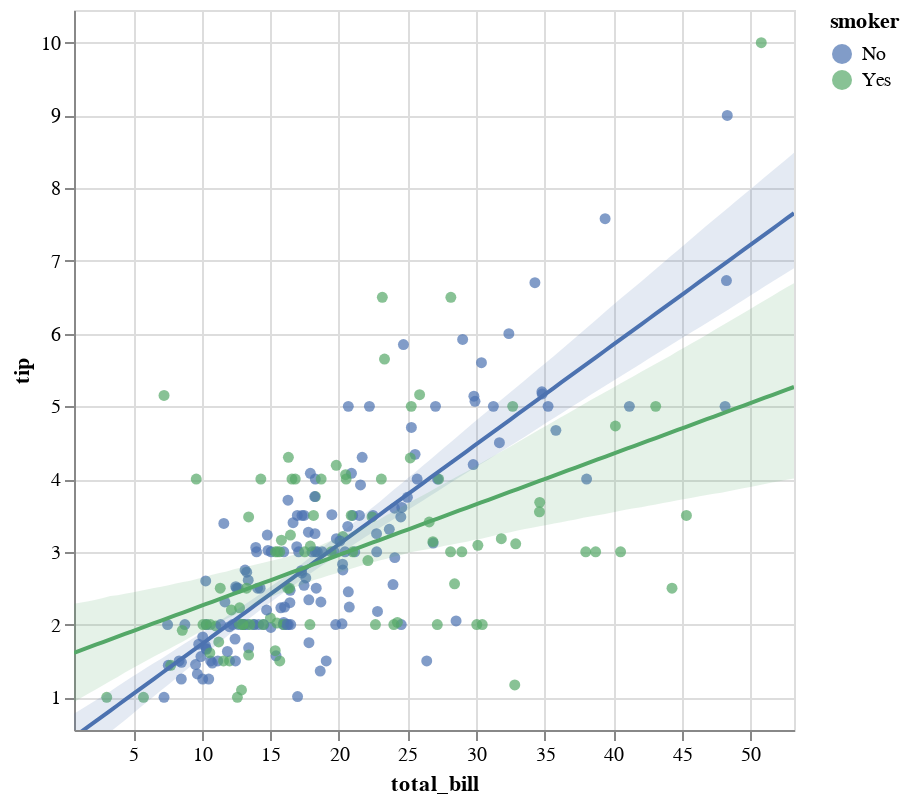

Notebook source saved alongside this figure:
### Code cell
display(salt.lmplot(x="total_bill", y="tip", hue="smoker", data=tips))
g = sns.lmplot(x="total_bill", y="tip", hue="smoker", data=tips, markers=["o", "x"])

### Figure 1 — Vega-Lite specification as saved in the notebook (floating-point values rounded to 4 significant figures; data arrays with more than 128 entries replaced by an {"elided": "..."} marker saying what was removed)
{"$schema": "https://vega.github.io/schema/vega-lite/v2.4.1.json", "config": {"view": {"height": 300, "width": 400}}, "height": 360, "layer": [{"data": {"values": {"elided": "244 records"}}, "encoding": {"color": {"field": "smoker", "scale": {"domain": ["No", "Yes"], "range": ["rgba(76.0,114.0,176.0,1)", "rgba(85.0,168.0,104.0,1)", "rgba(196.0,78.0,82.0,1)", "rgba(129.0,114.0,178.0,1)", "rgba(204.0,185.0,116.0,1)", "rgba(100.0,181.0,205.0,1)"]}, "type": "nominal"}, "x": {"axis": {"title": "total_bill"}, "field": "total_bill", "scale": {"domain": [0.683, 53.2], "nice": false}, "type": "quantitative"}, "y": {"axis": {"title": "tip"}, "field": "tip", "scale": {"domain": [0.55, 10.45], "nice": false}, "type": "quantitative"}}, "mark": {"clip": true, "type": "circle"}}, {"data": {"values": [{"x": 0.683, "y": 0.4537}, {"x": 1.213, "y": 0.5265}, {"x": 1.744, "y": 0.5993}, {"x": 2.274, "y": 0.672}, {"x": 2.805, "y": 0.7448}, {"x": 3.335, "y": 0.8175}, {"x": 3.866, "y": 0.8903}, {"x": 4.396, "y": 0.963}, {"x": 4.927, "y": 1.036}, {"x": 5.457, "y": 1.109}, {"x": 5.987, "y": 1.181}, {"x": 6.518, "y": 1.254}, {"x": 7.048, "y": 1.327}, {"x": 7.579, "y": 1.4}, {"x": 8.109, "y": 1.472}, {"x": 8.64, "y": 1.545}, {"x": 9.17, "y": 1.618}, {"x": 9.701, "y": 1.691}, {"x": 10.23, "y": 1.763}, {"x": 10.76, "y": 1.836}, {"x": 11.29, "y": 1.909}, {"x": 11.82, "y": 1.982}, {"x": 12.35, "y": 2.054}, {"x": 12.88, "y": 2.127}, {"x": 13.41, "y": 2.2}, {"x": 13.94, "y": 2.273}, {"x": 14.47, "y": 2.345}, {"x": 15.01, "y": 2.418}, {"x": 15.54, "y": 2.491}, {"x": 16.07, "y": 2.564}, {"x": 16.6, "y": 2.636}, {"x": 17.13, "y": 2.709}, {"x": 17.66, "y": 2.782}, {"x": 18.19, "y": 2.855}, {"x": 18.72, "y": 2.927}, {"x": 19.25, "y": 3.0}, {"x": 19.78, "y": 3.073}, {"x": 20.31, "y": 3.146}, {"x": 20.84, "y": 3.218}, {"x": 21.37, "y": 3.291}, {"x": 21.9, "y": 3.364}, {"x": 22.43, "y": 3.437}, {"x": 22.96, "y": 3.509}, {"x": 23.49, "y": 3.582}, {"x": 24.02, "y": 3.655}, {"x": 24.55, "y": 3.728}, {"x": 25.08, "y": 3.8}, {"x": 25.61, "y": 3.873}, {"x": 26.14, "y": 3.946}, {"x": 26.67, "y": 4.019}, {"x": 27.21, "y": 4.091}, {"x": 27.74, "y": 4.164}, {"x": 28.27, "y": 4.237}, {"x": 28.8, "y": 4.31}, {"x": 29.33, "y": 4.382}, {"x": 29.86, "y": 4.455}, {"x": 30.39, "y": 4.528}, {"x": 30.92, "y": 4.601}, {"x": 31.45, "y": 4.673}, {"x": 31.98, "y": 4.746}, {"x": 32.51, "y": 4.819}, {"x": 33.04, "y": 4.892}, {"x": 33.57, "y": 4.964}, {"x": 34.1, "y": 5.037}, {"x": 34.63, "y": 5.11}, {"x": 35.16, "y": 5.183}, {"x": 35.69, "y": 5.255}, {"x": 36.22, "y": 5.328}, {"x": 36.75, "y": 5.401}, {"x": 37.28, "y": 5.474}, {"x": 37.81, "y": 5.546}, {"x": 38.34, "y": 5.619}, {"x": 38.88, "y": 5.692}, {"x": 39.41, "y": 5.765}, {"x": 39.94, "y": 5.838}, {"x": 40.47, "y": 5.91}, {"x": 41.0, "y": 5.983}, {"x": 41.53, "y": 6.056}, {"x": 42.06, "y": 6.129}, {"x": 42.59, "y": 6.201}, {"x": 43.12, "y": 6.274}, {"x": 43.65, "y": 6.347}, {"x": 44.18, "y": 6.42}, {"x": 44.71, "y": 6.492}, {"x": 45.24, "y": 6.565}, {"x": 45.77, "y": 6.638}, {"x": 46.3, "y": 6.711}, {"x": 46.83, "y": 6.783}, {"x": 47.36, "y": 6.856}, {"x": 47.89, "y": 6.929}, {"x": 48.42, "y": 7.002}, {"x": 48.95, "y": 7.074}, {"x": 49.48, "y": 7.147}, {"x": 50.01, "y": 7.22}, {"x": 50.54, "y": 7.293}, {"x": 51.08, "y": 7.365}, {"x": 51.61, "y": 7.438}, {"x": 52.14, "y": 7.511}, {"x": 52.67, "y": 7.584}, {"x": 53.2, "y": 7.656}]}, "encoding": {"color": {"value": "rgba(76.0,114.0,176.0,1)"}, "x": {"field": "x", "scale": {"domain": [0.683, 53.2], "nice": false}, "type": "quantitative"}, "y": {"field": "y", "scale": {"domain": [0.55, 10.45], "nice": false}, "type": "quantitative"}}, "mark": {"clip": true, "type": "line"}}, {"data": {"values": [{"x": 0.683, "y1": 0.1046, "y2": 0.7717}, {"x": 1.213, "y1": 0.1901, "y2": 0.8358}, {"x": 1.744, "y1": 0.2738, "y2": 0.8986}, {"x": 2.274, "y1": 0.3563, "y2": 0.9605}, {"x": 2.805, "y1": 0.4413, "y2": 1.02}, {"x": 3.335, "y1": 0.5253, "y2": 1.084}, {"x": 3.866, "y1": 0.6049, "y2": 1.15}, {"x": 4.396, "y1": 0.6846, "y2": 1.216}, {"x": 4.927, "y1": 0.7673, "y2": 1.281}, {"x": 5.457, "y1": 0.852, "y2": 1.345}, {"x": 5.987, "y1": 0.9332, "y2": 1.409}, {"x": 6.518, "y1": 1.014, "y2": 1.47}, {"x": 7.048, "y1": 1.096, "y2": 1.531}, {"x": 7.579, "y1": 1.177, "y2": 1.596}, {"x": 8.109, "y1": 1.258, "y2": 1.66}, {"x": 8.64, "y1": 1.339, "y2": 1.725}, {"x": 9.17, "y1": 1.422, "y2": 1.787}, {"x": 9.701, "y1": 1.503, "y2": 1.852}, {"x": 10.23, "y1": 1.589, "y2": 1.919}, {"x": 10.76, "y1": 1.672, "y2": 1.983}, {"x": 11.29, "y1": 1.754, "y2": 2.047}, {"x": 11.82, "y1": 1.835, "y2": 2.114}, {"x": 12.35, "y1": 1.916, "y2": 2.18}, {"x": 12.88, "y1": 1.995, "y2": 2.245}, {"x": 13.41, "y1": 2.075, "y2": 2.311}, {"x": 13.94, "y1": 2.153, "y2": 2.379}, {"x": 14.47, "y1": 2.23, "y2": 2.45}, {"x": 15.01, "y1": 2.302, "y2": 2.52}, {"x": 15.54, "y1": 2.377, "y2": 2.59}, {"x": 16.07, "y1": 2.451, "y2": 2.658}, {"x": 16.6, "y1": 2.524, "y2": 2.736}, {"x": 17.13, "y1": 2.595, "y2": 2.809}, {"x": 17.66, "y1": 2.666, "y2": 2.887}, {"x": 18.19, "y1": 2.735, "y2": 2.967}, {"x": 18.72, "y1": 2.804, "y2": 3.043}, {"x": 19.25, "y1": 2.871, "y2": 3.124}, {"x": 19.78, "y1": 2.939, "y2": 3.205}, {"x": 20.31, "y1": 3.006, "y2": 3.285}, {"x": 20.84, "y1": 3.069, "y2": 3.365}, {"x": 21.37, "y1": 3.135, "y2": 3.445}, {"x": 21.9, "y1": 3.199, "y2": 3.525}, {"x": 22.43, "y1": 3.263, "y2": 3.606}, {"x": 22.96, "y1": 3.328, "y2": 3.687}, {"x": 23.49, "y1": 3.389, "y2": 3.772}, {"x": 24.02, "y1": 3.453, "y2": 3.856}, {"x": 24.55, "y1": 3.519, "y2": 3.936}, {"x": 25.08, "y1": 3.582, "y2": 4.022}, {"x": 25.61, "y1": 3.645, "y2": 4.103}, {"x": 26.14, "y1": 3.707, "y2": 4.187}, {"x": 26.67, "y1": 3.769, "y2": 4.271}, {"x": 27.21, "y1": 3.833, "y2": 4.355}, {"x": 27.74, "y1": 3.898, "y2": 4.44}, {"x": 28.27, "y1": 3.963, "y2": 4.525}, {"x": 28.8, "y1": 4.025, "y2": 4.61}, {"x": 29.33, "y1": 4.088, "y2": 4.695}, {"x": 29.86, "y1": 4.149, "y2": 4.78}, {"x": 30.39, "y1": 4.21, "y2": 4.865}, {"x": 30.92, "y1": 4.271, "y2": 4.947}, {"x": 31.45, "y1": 4.335, "y2": 5.03}, {"x": 31.98, "y1": 4.396, "y2": 5.113}, {"x": 32.51, "y1": 4.458, "y2": 5.196}, {"x": 33.04, "y1": 4.52, "y2": 5.278}, {"x": 33.57, "y1": 4.583, "y2": 5.361}, {"x": 34.1, "y1": 4.648, "y2": 5.443}, {"x": 34.63, "y1": 4.713, "y2": 5.526}, {"x": 35.16, "y1": 4.777, "y2": 5.609}, {"x": 35.69, "y1": 4.839, "y2": 5.692}, {"x": 36.22, "y1": 4.903, "y2": 5.777}, {"x": 36.75, "y1": 4.967, "y2": 5.863}, {"x": 37.28, "y1": 5.03, "y2": 5.95}, {"x": 37.81, "y1": 5.092, "y2": 6.036}, {"x": 38.34, "y1": 5.155, "y2": 6.123}, {"x": 38.88, "y1": 5.217, "y2": 6.21}, {"x": 39.41, "y1": 5.279, "y2": 6.296}, {"x": 39.94, "y1": 5.342, "y2": 6.383}, {"x": 40.47, "y1": 5.404, "y2": 6.468}, {"x": 41.0, "y1": 5.466, "y2": 6.551}, {"x": 41.53, "y1": 5.529, "y2": 6.634}, {"x": 42.06, "y1": 5.591, "y2": 6.717}, {"x": 42.59, "y1": 5.653, "y2": 6.803}, {"x": 43.12, "y1": 5.716, "y2": 6.888}, {"x": 43.65, "y1": 5.778, "y2": 6.974}, {"x": 44.18, "y1": 5.84, "y2": 7.059}, {"x": 44.71, "y1": 5.902, "y2": 7.145}, {"x": 45.24, "y1": 5.963, "y2": 7.23}, {"x": 45.77, "y1": 6.024, "y2": 7.316}, {"x": 46.3, "y1": 6.086, "y2": 7.401}, {"x": 46.83, "y1": 6.147, "y2": 7.486}, {"x": 47.36, "y1": 6.208, "y2": 7.569}, {"x": 47.89, "y1": 6.27, "y2": 7.653}, {"x": 48.42, "y1": 6.334, "y2": 7.736}, {"x": 48.95, "y1": 6.397, "y2": 7.819}, {"x": 49.48, "y1": 6.461, "y2": 7.902}, {"x": 50.01, "y1": 6.524, "y2": 7.986}, {"x": 50.54, "y1": 6.588, "y2": 8.069}, {"x": 51.08, "y1": 6.65, "y2": 8.152}, {"x": 51.61, "y1": 6.712, "y2": 8.236}, {"x": 52.14, "y1": 6.774, "y2": 8.319}, {"x": 52.67, "y1": 6.836, "y2": 8.402}, {"x": 53.2, "y1": 6.898, "y2": 8.485}]}, "encoding": {"color": {"value": "rgba(76.0,114.0,176.0,1)"}, "opacity": {"value": 0.15}, "x": {"field": "x", "scale": {"domain": [0.683, 53.2], "nice": false}, "type": "quantitative"}, "y": {"field": "y1", "scale": {"domain": [0.55, 10.45], "nice": false}, "type": "quantitative"}, "y2": {"field": "y2", "type": "quantitative"}}, "mark": {"clip": true, "type": "area"}}, {"data": {"values": [{"x": 0.683, "y": 1.612}, {"x": 1.213, "y": 1.649}, {"x": 1.744, "y": 1.686}, {"x": 2.274, "y": 1.723}, {"x": 2.805, "y": 1.759}, {"x": 3.335, "y": 1.796}, {"x": 3.866, "y": 1.833}, {"x": 4.396, "y": 1.87}, {"x": 4.927, "y": 1.907}, {"x": 5.457, "y": 1.944}, {"x": 5.987, "y": 1.981}, {"x": 6.518, "y": 2.018}, {"x": 7.048, "y": 2.055}, {"x": 7.579, "y": 2.092}, {"x": 8.109, "y": 2.129}, {"x": 8.64, "y": 2.166}, {"x": 9.17, "y": 2.202}, {"x": 9.701, "y": 2.239}, {"x": 10.23, "y": 2.276}, {"x": 10.76, "y": 2.313}, {"x": 11.29, "y": 2.35}, {"x": 11.82, "y": 2.387}, {"x": 12.35, "y": 2.424}, {"x": 12.88, "y": 2.461}, {"x": 13.41, "y": 2.498}, {"x": 13.94, "y": 2.535}, {"x": 14.47, "y": 2.572}, {"x": 15.01, "y": 2.608}, {"x": 15.54, "y": 2.645}, {"x": 16.07, "y": 2.682}, {"x": 16.6, "y": 2.719}, {"x": 17.13, "y": 2.756}, {"x": 17.66, "y": 2.793}, {"x": 18.19, "y": 2.83}, {"x": 18.72, "y": 2.867}, {"x": 19.25, "y": 2.904}, {"x": 19.78, "y": 2.941}, {"x": 20.31, "y": 2.978}, {"x": 20.84, "y": 3.015}, {"x": 21.37, "y": 3.051}, {"x": 21.9, "y": 3.088}, {"x": 22.43, "y": 3.125}, {"x": 22.96, "y": 3.162}, {"x": 23.49, "y": 3.199}, {"x": 24.02, "y": 3.236}, {"x": 24.55, "y": 3.273}, {"x": 25.08, "y": 3.31}, {"x": 25.61, "y": 3.347}, {"x": 26.14, "y": 3.384}, {"x": 26.67, "y": 3.421}, {"x": 27.21, "y": 3.457}, {"x": 27.74, "y": 3.494}, {"x": 28.27, "y": 3.531}, {"x": 28.8, "y": 3.568}, {"x": 29.33, "y": 3.605}, {"x": 29.86, "y": 3.642}, {"x": 30.39, "y": 3.679}, {"x": 30.92, "y": 3.716}, {"x": 31.45, "y": 3.753}, {"x": 31.98, "y": 3.79}, {"x": 32.51, "y": 3.827}, {"x": 33.04, "y": 3.864}, {"x": 33.57, "y": 3.9}, {"x": 34.1, "y": 3.937}, {"x": 34.63, "y": 3.974}, {"x": 35.16, "y": 4.011}, {"x": 35.69, "y": 4.048}, {"x": 36.22, "y": 4.085}, {"x": 36.75, "y": 4.122}, {"x": 37.28, "y": 4.159}, {"x": 37.81, "y": 4.196}, {"x": 38.34, "y": 4.233}, {"x": 38.88, "y": 4.27}, {"x": 39.41, "y": 4.307}, {"x": 39.94, "y": 4.343}, {"x": 40.47, "y": 4.38}, {"x": 41.0, "y": 4.417}, {"x": 41.53, "y": 4.454}, {"x": 42.06, "y": 4.491}, {"x": 42.59, "y": 4.528}, {"x": 43.12, "y": 4.565}, {"x": 43.65, "y": 4.602}, {"x": 44.18, "y": 4.639}, {"x": 44.71, "y": 4.676}, {"x": 45.24, "y": 4.713}, {"x": 45.77, "y": 4.749}, {"x": 46.3, "y": 4.786}, {"x": 46.83, "y": 4.823}, {"x": 47.36, "y": 4.86}, {"x": 47.89, "y": 4.897}, {"x": 48.42, "y": 4.934}, {"x": 48.95, "y": 4.971}, {"x": 49.48, "y": 5.008}, {"x": 50.01, "y": 5.045}, {"x": 50.54, "y": 5.082}, {"x": 51.08, "y": 5.119}, {"x": 51.61, "y": 5.156}, {"x": 52.14, "y": 5.192}, {"x": 52.67, "y": 5.229}, {"x": 53.2, "y": 5.266}]}, "encoding": {"color": {"value": "rgba(85.0,168.0,104.0,1)"}, "x": {"field": "x", "scale": {"domain": [0.683, 53.2], "nice": false}, "type": "quantitative"}, "y": {"field": "y", "scale": {"domain": [0.55, 10.45], "nice": false}, "type": "quantitative"}}, "mark": {"clip": true, "type": "line"}}, {"data": {"values": [{"x": 0.683, "y1": 0.9364, "y2": 2.286}, {"x": 1.213, "y1": 0.9951, "y2": 2.302}, {"x": 1.744, "y1": 1.05, "y2": 2.322}, {"x": 2.274, "y1": 1.106, "y2": 2.341}, {"x": 2.805, "y1": 1.166, "y2": 2.366}, {"x": 3.335, "y1": 1.222, "y2": 2.391}, {"x": 3.866, "y1": 1.278, "y2": 2.404}, {"x": 4.396, "y1": 1.34, "y2": 2.422}, {"x": 4.927, "y1": 1.397, "y2": 2.442}, {"x": 5.457, "y1": 1.45, "y2": 2.462}, {"x": 5.987, "y1": 1.504, "y2": 2.482}, {"x": 6.518, "y1": 1.559, "y2": 2.501}, {"x": 7.048, "y1": 1.611, "y2": 2.518}, {"x": 7.579, "y1": 1.662, "y2": 2.541}, {"x": 8.109, "y1": 1.715, "y2": 2.563}, {"x": 8.64, "y1": 1.768, "y2": 2.584}, {"x": 9.17, "y1": 1.824, "y2": 2.604}, {"x": 9.701, "y1": 1.882, "y2": 2.629}, {"x": 10.23, "y1": 1.93, "y2": 2.652}, {"x": 10.76, "y1": 1.973, "y2": 2.683}, {"x": 11.29, "y1": 2.023, "y2": 2.707}, {"x": 11.82, "y1": 2.078, "y2": 2.731}, {"x": 12.35, "y1": 2.128, "y2": 2.761}, {"x": 12.88, "y1": 2.177, "y2": 2.786}, {"x": 13.41, "y1": 2.225, "y2": 2.803}, {"x": 13.94, "y1": 2.276, "y2": 2.826}, {"x": 14.47, "y1": 2.329, "y2": 2.85}, {"x": 15.01, "y1": 2.378, "y2": 2.873}, {"x": 15.54, "y1": 2.415, "y2": 2.898}, {"x": 16.07, "y1": 2.455, "y2": 2.924}, {"x": 16.6, "y1": 2.495, "y2": 2.953}, {"x": 17.13, "y1": 2.535, "y2": 2.985}, {"x": 17.66, "y1": 2.571, "y2": 3.016}, {"x": 18.19, "y1": 2.613, "y2": 3.048}, {"x": 18.72, "y1": 2.641, "y2": 3.093}, {"x": 19.25, "y1": 2.673, "y2": 3.137}, {"x": 19.78, "y1": 2.702, "y2": 3.175}, {"x": 20.31, "y1": 2.733, "y2": 3.215}, {"x": 20.84, "y1": 2.763, "y2": 3.266}, {"x": 21.37, "y1": 2.794, "y2": 3.31}, {"x": 21.9, "y1": 2.826, "y2": 3.352}, {"x": 22.43, "y1": 2.854, "y2": 3.398}, {"x": 22.96, "y1": 2.881, "y2": 3.444}, {"x": 23.49, "y1": 2.906, "y2": 3.505}, {"x": 24.02, "y1": 2.936, "y2": 3.555}, {"x": 24.55, "y1": 2.957, "y2": 3.617}, {"x": 25.08, "y1": 2.987, "y2": 3.67}, {"x": 25.61, "y1": 3.008, "y2": 3.728}, {"x": 26.14, "y1": 3.026, "y2": 3.778}, {"x": 26.67, "y1": 3.043, "y2": 3.834}, {"x": 27.21, "y1": 3.059, "y2": 3.891}, {"x": 27.74, "y1": 3.084, "y2": 3.943}, {"x": 28.27, "y1": 3.102, "y2": 3.999}, {"x": 28.8, "y1": 3.121, "y2": 4.052}, {"x": 29.33, "y1": 3.139, "y2": 4.106}, {"x": 29.86, "y1": 3.163, "y2": 4.163}, {"x": 30.39, "y1": 3.18, "y2": 4.222}, {"x": 30.92, "y1": 3.204, "y2": 4.279}, {"x": 31.45, "y1": 3.229, "y2": 4.335}, {"x": 31.98, "y1": 3.249, "y2": 4.393}, {"x": 32.51, "y1": 3.269, "y2": 4.449}, {"x": 33.04, "y1": 3.293, "y2": 4.506}, {"x": 33.57, "y1": 3.313, "y2": 4.565}, {"x": 34.1, "y1": 3.332, "y2": 4.623}, {"x": 34.63, "y1": 3.351, "y2": 4.68}, {"x": 35.16, "y1": 3.37, "y2": 4.738}, {"x": 35.69, "y1": 3.388, "y2": 4.795}, {"x": 36.22, "y1": 3.407, "y2": 4.852}, {"x": 36.75, "y1": 3.426, "y2": 4.909}, {"x": 37.28, "y1": 3.445, "y2": 4.966}, {"x": 37.81, "y1": 3.467, "y2": 5.025}, {"x": 38.34, "y1": 3.485, "y2": 5.083}, {"x": 38.88, "y1": 3.502, "y2": 5.139}, {"x": 39.41, "y1": 3.52, "y2": 5.195}, {"x": 39.94, "y1": 3.54, "y2": 5.251}, {"x": 40.47, "y1": 3.561, "y2": 5.306}, {"x": 41.0, "y1": 3.581, "y2": 5.362}, {"x": 41.53, "y1": 3.599, "y2": 5.418}, {"x": 42.06, "y1": 3.614, "y2": 5.475}, {"x": 42.59, "y1": 3.633, "y2": 5.531}, {"x": 43.12, "y1": 3.651, "y2": 5.586}, {"x": 43.65, "y1": 3.67, "y2": 5.642}, {"x": 44.18, "y1": 3.689, "y2": 5.697}, {"x": 44.71, "y1": 3.708, "y2": 5.758}, {"x": 45.24, "y1": 3.726, "y2": 5.814}, {"x": 45.77, "y1": 3.745, "y2": 5.871}, {"x": 46.3, "y1": 3.763, "y2": 5.928}, {"x": 46.83, "y1": 3.78, "y2": 5.986}, {"x": 47.36, "y1": 3.797, "y2": 6.045}, {"x": 47.89, "y1": 3.814, "y2": 6.104}, {"x": 48.42, "y1": 3.832, "y2": 6.163}, {"x": 48.95, "y1": 3.852, "y2": 6.222}, {"x": 49.48, "y1": 3.872, "y2": 6.281}, {"x": 50.01, "y1": 3.892, "y2": 6.339}, {"x": 50.54, "y1": 3.913, "y2": 6.399}, {"x": 51.08, "y1": 3.933, "y2": 6.459}, {"x": 51.61, "y1": 3.952, "y2": 6.519}, {"x": 52.14, "y1": 3.971, "y2": 6.579}, {"x": 52.67, "y1": 3.99, "y2": 6.637}, {"x": 53.2, "y1": 4.008, "y2": 6.694}]}, "encoding": {"color": {"value": "rgba(85.0,168.0,104.0,1)"}, "opacity": {"value": 0.15}, "x": {"field": "x", "scale": {"domain": [0.683, 53.2], "nice": false}, "type": "quantitative"}, "y": {"field": "y1", "scale": {"domain": [0.55, 10.45], "nice": false}, "type": "quantitative"}, "y2": {"field": "y2", "type": "quantitative"}}, "mark": {"clip": true, "type": "area"}}], "title": "", "width": 360}
